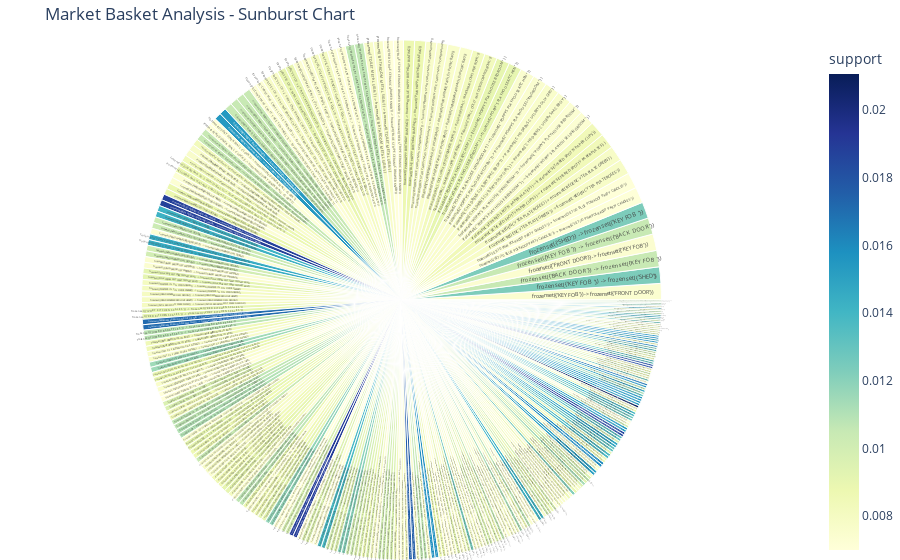

Source (notebook cell):
### Code cell
# Let's combine antecedents and consequents into a single column for each rule
rules['rule'] = rules['antecedents'].astype(str) + ' -> ' + rules['consequents'].astype(str)
fig = px.sunburst(rules, path=['rule'], values='lift', 
                  title='Market Basket Analysis - Sunburst Chart',
                  color='support', color_continuous_scale='YlGnBu')
fig.update_layout(
    margin=dict(l=0, r=0, b=0, t=40),
)

# Let's show the interactive plot
fig.show()

### Figure 1 — Plotly figure (JSON) as saved in the notebook; plotly's stock layout.template omitted (floating-point values rounded to 4 significant figures; data arrays with more than 128 entries replaced by an {"elided": "..."} marker saying what was removed)
{"data": [{"branchvalues": "total", "customdata": {"elided": "322x1 float values"}, "domain": {"x": [0, 1], "y": [0, 1]}, "hovertemplate": "labels=%{label}<br>lift=%{value}<br>parent=%{parent}<br>id=%{id}<br>support=%{color}<extra></extra>", "ids": {"elided": "322 str values"}, "labels": {"elided": "322 str values"}, "marker": {"coloraxis": "coloraxis", "colors": {"elided": "322 float values"}}, "name": "", "parents": {"elided": "322 str values"}, "type": "sunburst", "values": {"elided": "322 float values"}}], "layout": {"coloraxis": {"colorbar": {"title": {"text": "support"}}, "colorscale": [[0, "rgb(255,255,217)"], [0.125, "rgb(237,248,177)"], [0.25, "rgb(199,233,180)"], [0.375, "rgb(127,205,187)"], [0.5, "rgb(65,182,196)"], [0.625, "rgb(29,145,192)"], [0.75, "rgb(34,94,168)"], [0.875, "rgb(37,52,148)"], [1, "rgb(8,29,88)"]]}, "legend": {"tracegroupgap": 0}, "margin": {"b": 0, "l": 0, "r": 0, "t": 40}, "title": {"text": "Market Basket Analysis - Sunburst Chart"}}}
